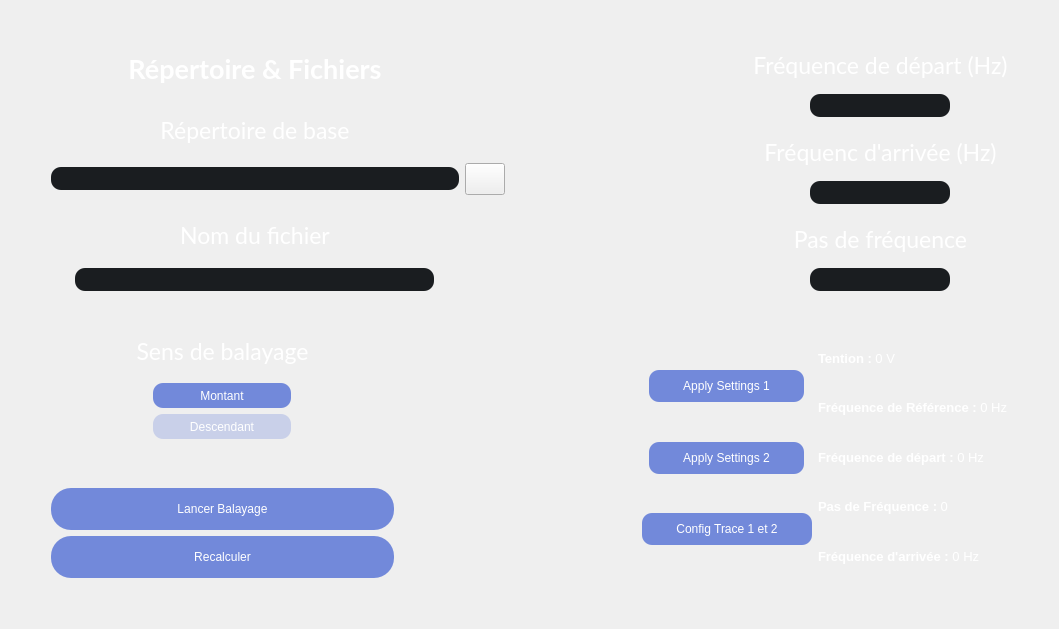
        <widget class="QWidget" name="balayage">
         <layout class="QGridLayout" name="gridLayout_6">
          <item row="1" column="3">
           <spacer name="horizontalSpacer_7">
            <property name="orientation">
             <enum>Qt::Horizontal</enum>
            </property>
            <property name="sizeHint" stdset="0">
             <size>
              <width>40</width>
              <height>20</height>
             </size>
            </property>
           </spacer>
          </item>
          <item row="1" column="0">
           <spacer name="horizontalSpacer_6">
            <property name="orientation">
             <enum>Qt::Horizontal</enum>
            </property>
            <property name="sizeType">
             <enum>QSizePolicy::Expanding</enum>
            </property>
            <property name="sizeHint" stdset="0">
             <size>
              <width>40</width>
              <height>20</height>
             </size>
            </property>
           </spacer>
          </item>
          <item row="5" column="1">
           <layout class="QGridLayout" name="gridLayout_down">
            <item row="0" column="1">
             <spacer name="horizontalSpacer_5">
              <property name="orientation">
               <enum>Qt::Horizontal</enum>
              </property>
              <property name="sizeType">
               <enum>QSizePolicy::Minimum</enum>
              </property>
              <property name="sizeHint" stdset="0">
               <size>
                <width>242</width>
                <height>20</height>
               </size>
              </property>
             </spacer>
            </item>
            <item row="0" column="0">
             <layout class="QVBoxLayout" name="verticalLayout_l">
              <item>
               <widget class="QLabel" name="label_sans_balay">
                <property name="font">
                 <font>
                  <family>Lato</family>
                  <pointsize>17</pointsize>
                 </font>
                </property>
                <property name="styleSheet">
                 <string notr="true">color: rgb(255, 255, 255);</string>
                </property>
                <property name="text">
                 <string>Sens de balayage</string>
                </property>
                <property name="alignment">
                 <set>Qt::AlignCenter</set>
                </property>
               </widget>
              </item>
              <item>
               <spacer name="verticalSpacer_20">
                <property name="orientation">
                 <enum>Qt::Vertical</enum>
                </property>
                <property name="sizeType">
                 <enum>QSizePolicy::Fixed</enum>
                </property>
                <property name="sizeHint" stdset="0">
                 <size>
                  <width>20</width>
                  <height>12</height>
                 </size>
                </property>
               </spacer>
              </item>
              <item alignment="Qt::AlignHCenter">
               <widget class="QPushButton" name="pushButton_sens_montant">
                <property name="sizePolicy">
                 <sizepolicy hsizetype="Fixed" vsizetype="Fixed">
                  <horstretch>0</horstretch>
                  <verstretch>0</verstretch>
                 </sizepolicy>
                </property>
                <property name="minimumSize">
                 <size>
                  <width>138</width>
                  <height>25</height>
                 </size>
                </property>
                <property name="cursor">
                 <cursorShape>ArrowCursor</cursorShape>
                </property>
                <property name="styleSheet">
                 <string notr="true">border-radius: 10px;
color: rgb(255, 255, 255);
background-color: #7289DA;
font: 14pt &quot;Lato&quot;;</string>
                </property>
                <property name="text">
                 <string>Montant</string>
                </property>
               </widget>
              </item>
              <item alignment="Qt::AlignHCenter">
               <widget class="QPushButton" name="pushButton_sens_descendant">
                <property name="sizePolicy">
                 <sizepolicy hsizetype="Fixed" vsizetype="Fixed">
                  <horstretch>0</horstretch>
                  <verstretch>0</verstretch>
                 </sizepolicy>
                </property>
                <property name="minimumSize">
                 <size>
                  <width>138</width>
                  <height>25</height>
                 </size>
                </property>
                <property name="cursor">
                 <cursorShape>ArrowCursor</cursorShape>
                </property>
                <property name="styleSheet">
                 <string notr="true">border-radius: 10px;
color: rgb(255, 255, 255);
background-color: rgba(114, 137, 218, 30%);
font: 14pt &quot;Lato&quot;;</string>
                </property>
                <property name="text">
                 <string>Descendant</string>
                </property>
               </widget>
              </item>
              <item>
               <spacer name="verticalSpacer_21">
                <property name="orientation">
                 <enum>Qt::Vertical</enum>
                </property>
                <property name="sizeType">
                 <enum>QSizePolicy::Fixed</enum>
                </property>
                <property name="sizeHint" stdset="0">
                 <size>
                  <width>20</width>
                  <height>43</height>
                 </size>
                </property>
               </spacer>
              </item>
              <item>
               <widget class="QPushButton" name="pushButton_balay">
                <property name="sizePolicy">
                 <sizepolicy hsizetype="Minimum" vsizetype="Fixed">
                  <horstretch>0</horstretch>
                  <verstretch>0</verstretch>
                 </sizepolicy>
                </property>
                <property name="minimumSize">
                 <size>
                  <width>184</width>
                  <height>42</height>
                 </size>
                </property>
                <property name="styleSheet">
                 <string notr="true">border-radius: 20px;
color: rgb(255, 255, 255);
background-color: #7289DA;
font: 14pt &quot;Lato&quot;;</string>
                </property>
                <property name="text">
                 <string>Lancer Balayage</string>
                </property>
               </widget>
              </item>
              <item>
               <widget class="QPushButton" name="pushButton">
                <property name="minimumSize">
                 <size>
                  <width>184</width>
                  <height>42</height>
                 </size>
                </property>
                <property name="styleSheet">
                 <string notr="true">border-radius: 20px;
color: rgb(255, 255, 255);
background-color: #7289DA;
font: 14pt &quot;Lato&quot;;</string>
                </property>
                <property name="text">
                 <string>Recalculer</string>
                </property>
               </widget>
              </item>
             </layout>
            </item>
            <item row="0" column="2">
             <layout class="QGridLayout" name="gridLayout_r">
              <item row="0" column="0">
               <layout class="QVBoxLayout" name="verticalLayout_r" stretch="0,0,0">
                <item alignment="Qt::AlignHCenter|Qt::AlignVCenter">
                 <widget class="QPushButton" name="pushButton_apply_set_1">
                  <property name="sizePolicy">
                   <sizepolicy hsizetype="Fixed" vsizetype="Fixed">
                    <horstretch>0</horstretch>
                    <verstretch>0</verstretch>
                   </sizepolicy>
                  </property>
                  <property name="minimumSize">
                   <size>
                    <width>155</width>
                    <height>32</height>
                   </size>
                  </property>
                  <property name="styleSheet">
                   <string notr="true">border-radius: 10px;
color: rgb(255, 255, 255);
background-color: #7289DA;
font: 14pt &quot;Lato&quot;;</string>
                  </property>
                  <property name="text">
                   <string>Apply Settings 1</string>
                  </property>
                 </widget>
                </item>
                <item alignment="Qt::AlignHCenter">
                 <widget class="QPushButton" name="pushButton_apply_set_2">
                  <property name="sizePolicy">
                   <sizepolicy hsizetype="Fixed" vsizetype="Fixed">
                    <horstretch>0</horstretch>
                    <verstretch>0</verstretch>
                   </sizepolicy>
                  </property>
                  <property name="minimumSize">
                   <size>
                    <width>155</width>
                    <height>32</height>
                   </size>
                  </property>
                  <property name="styleSheet">
                   <string notr="true">border-radius: 10px;
color: rgb(255, 255, 255);
background-color: #7289DA;
font: 14pt &quot;Lato&quot;;</string>
                  </property>
                  <property name="text">
                   <string>Apply Settings 2</string>
                  </property>
                 </widget>
                </item>
                <item alignment="Qt::AlignHCenter|Qt::AlignVCenter">
                 <widget class="QPushButton" name="pushButton_config_trace">
                  <property name="sizePolicy">
                   <sizepolicy hsizetype="Fixed" vsizetype="Fixed">
                    <horstretch>0</horstretch>
                    <verstretch>0</verstretch>
                   </sizepolicy>
                  </property>
                  <property name="minimumSize">
                   <size>
                    <width>170</width>
                    <height>32</height>
                   </size>
                  </property>
                  <property name="styleSheet">
                   <string notr="true">border-radius: 10px;
color: rgb(255, 255, 255);
background-color: #7289DA;
font: 14pt &quot;Lato&quot;;</string>
                  </property>
                  <property name="text">
                   <string>Config Trace 1 et 2</string>
                  </property>
                 </widget>
                </item>
               </layout>
              </item>
              <item row="0" column="1">
               <layout class="QVBoxLayout" name="verticalLayout">
                <item>
                 <widget class="QLabel" name="label_info_tention">
                  <property name="text">
                   <string>&lt;html&gt;&lt;head/&gt;&lt;body&gt;&lt;p&gt;&lt;span style=&quot; font-size:10pt; font-weight:600; color:#ffffff;&quot;&gt;Tention : &lt;/span&gt;&lt;span style=&quot; font-size:10pt; color:#ffffff;&quot;&gt;0 V&lt;/span&gt;&lt;/p&gt;&lt;/body&gt;&lt;/html&gt;</string>
                  </property>
                 </widget>
                </item>
                <item>
                 <widget class="QLabel" name="label_info_freq_r">
                  <property name="text">
                   <string>&lt;html&gt;&lt;head/&gt;&lt;body&gt;&lt;p&gt;&lt;span style=&quot; font-size:10pt; font-weight:600; color:#ffffff;&quot;&gt;Fréquence de Référence :&lt;/span&gt;&lt;span style=&quot; font-size:10pt; color:#ffffff;&quot;&gt; 0 Hz&lt;/span&gt;&lt;/p&gt;&lt;/body&gt;&lt;/html&gt;</string>
                  </property>
                 </widget>
                </item>
                <item>
                 <widget class="QLabel" name="label_info_freq_start">
                  <property name="text">
                   <string>&lt;html&gt;&lt;head/&gt;&lt;body&gt;&lt;p&gt;&lt;span style=&quot; font-size:10pt; font-weight:600; color:#ffffff;&quot;&gt;Fréquence de départ :&lt;/span&gt;&lt;span style=&quot; font-size:10pt; color:#ffffff;&quot;&gt; 0 Hz&lt;/span&gt;&lt;/p&gt;&lt;/body&gt;&lt;/html&gt;</string>
                  </property>
                 </widget>
                </item>
                <item>
                 <widget class="QLabel" name="label_info_pas_f">
                  <property name="text">
                   <string>&lt;html&gt;&lt;head/&gt;&lt;body&gt;&lt;p&gt;&lt;span style=&quot; font-size:10pt; font-weight:600; color:#ffffff;&quot;&gt;Pas de Fréquence :&lt;/span&gt;&lt;span style=&quot; font-size:10pt; color:#ffffff;&quot;&gt; 0&lt;/span&gt;&lt;/p&gt;&lt;/body&gt;&lt;/html&gt;</string>
                  </property>
                 </widget>
                </item>
                <item>
                 <widget class="QLabel" name="label_info_freq_end">
                  <property name="text">
                   <string>&lt;html&gt;&lt;head/&gt;&lt;body&gt;&lt;p&gt;&lt;span style=&quot; font-size:10pt; font-weight:600; color:#ffffff;&quot;&gt;Fréquence d'arrivée :&lt;/span&gt;&lt;span style=&quot; font-size:10pt; color:#ffffff;&quot;&gt; 0 Hz&lt;/span&gt;&lt;/p&gt;&lt;/body&gt;&lt;/html&gt;</string>
                  </property>
                 </widget>
                </item>
               </layout>
              </item>
             </layout>
            </item>
           </layout>
          </item>
          <item row="0" column="1">
           <spacer name="verticalSpacer_17">
            <property name="orientation">
             <enum>Qt::Vertical</enum>
            </property>
            <property name="sizeType">
             <enum>QSizePolicy::MinimumExpanding</enum>
            </property>
            <property name="sizeHint" stdset="0">
             <size>
              <width>20</width>
              <height>40</height>
             </size>
            </property>
           </spacer>
          </item>
          <item row="1" column="1">
           <layout class="QGridLayout" name="gridLayout_up">
            <item row="0" column="2">
             <layout class="QGridLayout" name="gridLayout_5">
              <item row="5" column="0">
               <spacer name="verticalSpacer_14">
                <property name="orientation">
                 <enum>Qt::Vertical</enum>
                </property>
                <property name="sizeType">
                 <enum>QSizePolicy::Fixed</enum>
                </property>
                <property name="sizeHint" stdset="0">
                 <size>
                  <width>0</width>
                  <height>9</height>
                 </size>
                </property>
               </spacer>
              </item>
              <item row="4" column="0">
               <widget class="QLabel" name="label_freq">
                <property name="font">
                 <font>
                  <family>Lato</family>
                  <pointsize>17</pointsize>
                 </font>
                </property>
                <property name="styleSheet">
                 <string notr="true">color: rgb(255, 255, 255);</string>
                </property>
                <property name="text">
                 <string>Fréquenc d'arrivée (Hz)</string>
                </property>
                <property name="alignment">
                 <set>Qt::AlignCenter</set>
                </property>
               </widget>
              </item>
              <item row="7" column="0">
               <spacer name="verticalSpacer_15">
                <property name="orientation">
                 <enum>Qt::Vertical</enum>
                </property>
                <property name="sizeType">
                 <enum>QSizePolicy::Fixed</enum>
                </property>
                <property name="sizeHint" stdset="0">
                 <size>
                  <width>20</width>
                  <height>15</height>
                 </size>
                </property>
               </spacer>
              </item>
              <item row="9" column="0">
               <spacer name="verticalSpacer_16">
                <property name="orientation">
                 <enum>Qt::Vertical</enum>
                </property>
                <property name="sizeType">
                 <enum>QSizePolicy::Fixed</enum>
                </property>
                <property name="sizeHint" stdset="0">
                 <size>
                  <width>20</width>
                  <height>9</height>
                 </size>
                </property>
               </spacer>
              </item>
              <item row="0" column="0">
               <widget class="QLabel" name="label_freq_depart">
                <property name="font">
                 <font>
                  <family>Lato</family>
                  <pointsize>17</pointsize>
                 </font>
                </property>
                <property name="styleSheet">
                 <string notr="true">color: rgb(255, 255, 255);</string>
                </property>
                <property name="text">
                 <string>Fréquence de départ (Hz)</string>
                </property>
                <property name="alignment">
                 <set>Qt::AlignCenter</set>
                </property>
               </widget>
              </item>
              <item row="1" column="0">
               <spacer name="verticalSpacer_12">
                <property name="orientation">
                 <enum>Qt::Vertical</enum>
                </property>
                <property name="sizeType">
                 <enum>QSizePolicy::Fixed</enum>
                </property>
                <property name="sizeHint" stdset="0">
                 <size>
                  <width>0</width>
                  <height>9</height>
                 </size>
                </property>
               </spacer>
              </item>
              <item row="2" column="0" alignment="Qt::AlignHCenter|Qt::AlignVCenter">
               <widget class="QLineEdit" name="lineEdit_freq_depart">
                <property name="sizePolicy">
                 <sizepolicy hsizetype="Fixed" vsizetype="Fixed">
                  <horstretch>0</horstretch>
                  <verstretch>0</verstretch>
                 </sizepolicy>
                </property>
                <property name="minimumSize">
                 <size>
                  <width>99</width>
                  <height>21</height>
                 </size>
                </property>
                <property name="font">
                 <font>
                  <family>Lato</family>
                  <pointsize>13</pointsize>
                  <weight>50</weight>
                  <italic>false</italic>
                  <bold>false</bold>
                 </font>
                </property>
                <property name="styleSheet">
                 <string notr="true">QLineEdit {
	font: 13pt &quot;Lato&quot;;
	color: rgb(255, 255, 255);	
	background-color: #1A1D20;
 	border-radius: 10px;
}</string>
                </property>
                <property name="maxLength">
                 <number>260</number>
                </property>
                <property name="alignment">
                 <set>Qt::AlignCenter</set>
                </property>
                <property name="dragEnabled">
                 <bool>true</bool>
                </property>
                <property name="readOnly">
                 <bool>false</bool>
                </property>
                <property name="clearButtonEnabled">
                 <bool>false</bool>
                </property>
               </widget>
              </item>
              <item row="10" column="0" alignment="Qt::AlignHCenter">
               <widget class="QLineEdit" name="lineEdit_pas_de_f">
                <property name="sizePolicy">
                 <sizepolicy hsizetype="Fixed" vsizetype="Fixed">
                  <horstretch>0</horstretch>
                  <verstretch>0</verstretch>
                 </sizepolicy>
                </property>
                <property name="minimumSize">
                 <size>
                  <width>99</width>
                  <height>21</height>
                 </size>
                </property>
                <property name="font">
                 <font>
                  <family>Lato</family>
                  <pointsize>13</pointsize>
                  <weight>50</weight>
                  <italic>false</italic>
                  <bold>false</bold>
                 </font>
                </property>
                <property name="styleSheet">
                 <string notr="true">QLineEdit {
	font: 13pt &quot;Lato&quot;;
	color: rgb(255, 255, 255);	
	background-color: #1A1D20;
 	border-radius: 10px;
}</string>
                </property>
                <property name="maxLength">
                 <number>260</number>
                </property>
                <property name="alignment">
                 <set>Qt::AlignCenter</set>
                </property>
                <property name="dragEnabled">
                 <bool>true</bool>
                </property>
                <property name="readOnly">
                 <bool>false</bool>
                </property>
                <property name="clearButtonEnabled">
                 <bool>false</bool>
                </property>
               </widget>
              </item>
              <item row="6" column="0" alignment="Qt::AlignHCenter">
               <widget class="QLineEdit" name="lineEdit_freq">
                <property name="sizePolicy">
                 <sizepolicy hsizetype="Fixed" vsizetype="Fixed">
                  <horstretch>0</horstretch>
                  <verstretch>0</verstretch>
                 </sizepolicy>
                </property>
                <property name="minimumSize">
                 <size>
                  <width>99</width>
                  <height>21</height>
                 </size>
                </property>
                <property name="font">
                 <font>
                  <family>Lato</family>
                  <pointsize>13</pointsize>
                  <weight>50</weight>
                  <italic>false</italic>
                  <bold>false</bold>
                 </font>
                </property>
                <property name="styleSheet">
                 <string notr="true">QLineEdit {
	font: 13pt &quot;Lato&quot;;
	color: rgb(255, 255, 255);	
	background-color: #1A1D20;
 	border-radius: 10px;
}</string>
                </property>
                <property name="maxLength">
                 <number>260</number>
                </property>
                <property name="alignment">
                 <set>Qt::AlignCenter</set>
                </property>
                <property name="dragEnabled">
                 <bool>true</bool>
                </property>
                <property name="readOnly">
                 <bool>false</bool>
                </property>
                <property name="clearButtonEnabled">
                 <bool>false</bool>
                </property>
               </widget>
              </item>
              <item row="8" column="0">
               <widget class="QLabel" name="label_pas_de_f">
                <property name="font">
                 <font>
                  <family>Lato</family>
                  <pointsize>17</pointsize>
                 </font>
                </property>
                <property name="styleSheet">
                 <string notr="true">color: rgb(255, 255, 255);</string>
                </property>
                <property name="text">
                 <string>Pas de fréquence</string>
                </property>
                <property name="alignment">
                 <set>Qt::AlignCenter</set>
                </property>
               </widget>
              </item>
              <item row="3" column="0">
               <spacer name="verticalSpacer_13">
                <property name="orientation">
                 <enum>Qt::Vertical</enum>
                </property>
                <property name="sizeType">
                 <enum>QSizePolicy::Fixed</enum>
                </property>
                <property name="sizeHint" stdset="0">
                 <size>
                  <width>20</width>
                  <height>15</height>
                 </size>
                </property>
               </spacer>
              </item>
             </layout>
            </item>
            <item row="0" column="0">
             <layout class="QGridLayout" name="gridLayout_4">
              <item row="2" column="0">
               <spacer name="verticalSpacer_8">
                <property name="orientation">
                 <enum>Qt::Vertical</enum>
                </property>
                <property name="sizeType">
                 <enum>QSizePolicy::Minimum</enum>
                </property>
                <property name="sizeHint" stdset="0">
                 <size>
                  <width>20</width>
                  <height>21</height>
                 </size>
                </property>
               </spacer>
              </item>
              <item row="3" column="0">
               <widget class="QLabel" name="label_repertoire">
                <property name="font">
                 <font>
                  <family>Lato</family>
                  <pointsize>17</pointsize>
                  <weight>50</weight>
                  <bold>false</bold>
                 </font>
                </property>
                <property name="styleSheet">
                 <string notr="true">color: rgb(255, 255, 255);</string>
                </property>
                <property name="text">
                 <string>Répertoire de base</string>
                </property>
                <property name="alignment">
                 <set>Qt::AlignCenter</set>
                </property>
               </widget>
              </item>
              <item row="5" column="0">
               <widget class="QLineEdit" name="lineEdit_folder">
                <property name="sizePolicy">
                 <sizepolicy hsizetype="Fixed" vsizetype="Fixed">
                  <horstretch>0</horstretch>
                  <verstretch>0</verstretch>
                 </sizepolicy>
                </property>
                <property name="minimumSize">
                 <size>
                  <width>408</width>
                  <height>21</height>
                 </size>
                </property>
                <property name="font">
                 <font>
                  <family>Lato</family>
                  <pointsize>13</pointsize>
                  <weight>50</weight>
                  <italic>false</italic>
                  <bold>false</bold>
                 </font>
                </property>
                <property name="cursor">
                 <cursorShape>ForbiddenCursor</cursorShape>
                </property>
                <property name="styleSheet">
                 <string notr="true">QLineEdit {
	font: 13pt &quot;Lato&quot;;
	color: rgb(255, 255, 255);	
	background-color: #1A1D20;
 	border-radius: 10px;
}</string>
                </property>
                <property name="alignment">
                 <set>Qt::AlignCenter</set>
                </property>
                <property name="readOnly">
                 <bool>true</bool>
                </property>
                <property name="clearButtonEnabled">
                 <bool>false</bool>
                </property>
               </widget>
              </item>
              <item row="5" column="1">
               <widget class="QPushButton" name="lineEdit_selectfolder">
                <property name="sizePolicy">
                 <sizepolicy hsizetype="Fixed" vsizetype="Fixed">
                  <horstretch>0</horstretch>
                  <verstretch>0</verstretch>
                 </sizepolicy>
                </property>
                <property name="minimumSize">
                 <size>
                  <width>32</width>
                  <height>32</height>
                 </size>
                </property>
                <property name="cursor">
                 <cursorShape>PointingHandCursor</cursorShape>
                </property>
                <property name="styleSheet">
                 <string notr="true">border-image: url(:/img/folder.png);</string>
                </property>
                <property name="text">
                 <string/>
                </property>
               </widget>
              </item>
              <item row="1" column="0">
               <widget class="QLabel" name="label_emplacement">
                <property name="font">
                 <font>
                  <family>Lato</family>
                  <pointsize>20</pointsize>
                  <weight>75</weight>
                  <bold>true</bold>
                 </font>
                </property>
                <property name="styleSheet">
                 <string notr="true">color: rgb(255, 255, 255);</string>
                </property>
                <property name="text">
                 <string>Répertoire &amp; Fichiers</string>
                </property>
                <property name="alignment">
                 <set>Qt::AlignCenter</set>
                </property>
               </widget>
              </item>
              <item row="9" column="0">
               <spacer name="verticalSpacer_10">
                <property name="orientation">
                 <enum>Qt::Vertical</enum>
                </property>
                <property name="sizeType">
                 <enum>QSizePolicy::Fixed</enum>
                </property>
                <property name="sizeHint" stdset="0">
                 <size>
                  <width>20</width>
                  <height>10</height>
                 </size>
                </property>
               </spacer>
              </item>
              <item row="4" column="0">
               <spacer name="verticalSpacer_9">
                <property name="orientation">
                 <enum>Qt::Vertical</enum>
                </property>
                <property name="sizeType">
                 <enum>QSizePolicy::Fixed</enum>
                </property>
                <property name="sizeHint" stdset="0">
                 <size>
                  <width>20</width>
                  <height>10</height>
                 </size>
                </property>
               </spacer>
              </item>
              <item row="8" column="0">
               <widget class="QLabel" name="label_filename">
                <property name="font">
                 <font>
                  <family>Lato</family>
                  <pointsize>17</pointsize>
                  <weight>50</weight>
                  <bold>false</bold>
                 </font>
                </property>
                <property name="styleSheet">
                 <string notr="true">color: rgb(255, 255, 255);</string>
                </property>
                <property name="text">
                 <string>Nom du fichier</string>
                </property>
                <property name="alignment">
                 <set>Qt::AlignCenter</set>
                </property>
               </widget>
              </item>
              <item row="6" column="0">
               <spacer name="verticalSpacer_11">
                <property name="orientation">
                 <enum>Qt::Vertical</enum>
                </property>
                <property name="sizeType">
                 <enum>QSizePolicy::Fixed</enum>
                </property>
                <property name="sizeHint" stdset="0">
                 <size>
                  <width>20</width>
                  <height>17</height>
                 </size>
                </property>
               </spacer>
              </item>
              <item row="10" column="0" alignment="Qt::AlignHCenter">
               <widget class="QLineEdit" name="lineEdit_filename">
                <property name="sizePolicy">
                 <sizepolicy hsizetype="Fixed" vsizetype="Fixed">
                  <horstretch>0</horstretch>
                  <verstretch>0</verstretch>
                 </sizepolicy>
                </property>
                <property name="minimumSize">
                 <size>
                  <width>359</width>
                  <height>21</height>
                 </size>
                </property>
                <property name="font">
                 <font>
                  <family>Lato</family>
                  <pointsize>13</pointsize>
                  <weight>50</weight>
                  <italic>false</italic>
                  <bold>false</bold>
                 </font>
                </property>
                <property name="styleSheet">
                 <string notr="true">QLineEdit {
	font: 13pt &quot;Lato&quot;;
	color: rgb(255, 255, 255);	
	background-color: #1A1D20;
 	border-radius: 10px;
}</string>
                </property>
                <property name="maxLength">
                 <number>260</number>
                </property>
                <property name="alignment">
                 <set>Qt::AlignCenter</set>
                </property>
                <property name="dragEnabled">
                 <bool>true</bool>
                </property>
                <property name="readOnly">
                 <bool>false</bool>
                </property>
                <property name="clearButtonEnabled">
                 <bool>false</bool>
                </property>
               </widget>
              </item>
             </layout>
            </item>
            <item row="0" column="1">
             <spacer name="horizontalSpacer_8">
              <property name="orientation">
               <enum>Qt::Horizontal</enum>
              </property>
              <property name="sizeType">
               <enum>QSizePolicy::Minimum</enum>
              </property>
              <property name="sizeHint" stdset="0">
               <size>
                <width>242</width>
                <height>20</height>
               </size>
              </property>
             </spacer>
            </item>
           </layout>
          </item>
          <item row="2" column="1">
           <spacer name="verticalSpacer_18">
            <property name="orientation">
             <enum>Qt::Vertical</enum>
            </property>
            <property name="sizeType">
             <enum>QSizePolicy::MinimumExpanding</enum>
            </property>
            <property name="sizeHint" stdset="0">
             <size>
              <width>20</width>
              <height>40</height>
             </size>
            </property>
           </spacer>
          </item>
          <item row="6" column="1">
           <spacer name="verticalSpacer_19">
            <property name="orientation">
             <enum>Qt::Vertical</enum>
            </property>
            <property name="sizeHint" stdset="0">
             <size>
              <width>20</width>
              <height>40</height>
             </size>
            </property>
           </spacer>
          </item>
         </layout>
        </widget>
